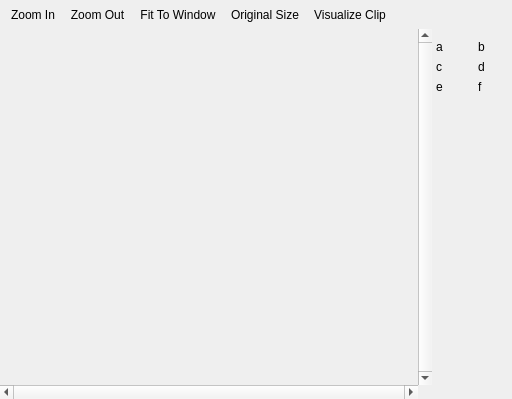
<?xml version = "1.0" encoding = "UTF-8"?>
<ui version = "4.0">
 <class>DrawTargetView</class>
 <widget class = "QWidget" name = "DrawTargetView">
  <property name = "geometry">
   <rect>
    <x>0</x>
    <y>0</y>
    <width>512</width>
    <height>399</height>
   </rect>
  </property>
  <property name = "windowTitle">
   <string>Form</string>
  </property>
  <layout class = "QGridLayout" name = "gridLayout">
   <property name = "sizeConstraint">
    <enum>QLayout::SetDefaultConstraint</enum>
   </property>
   <property name = "margin">
    <number>0</number>
   </property>
   <property name = "spacing">
    <number>0</number>
   </property>
   <item row = "0" column = "0" colspan = "2">
    <widget class = "QToolBar" name = "toolBar">
     <property name = "minimumSize">
      <size>
       <width>0</width>
       <height>0</height>
      </size>
     </property>
     <property name = "windowTitle">
      <string>toolBar</string>
     </property>
     <addaction name = "actionZoom_In"/>
     <addaction name = "actionZoom_Out"/>
     <addaction name = "actionFit_To_Window"/>
     <addaction name = "actionOriginal_Size"/>
     <addaction name = "actionVisualize_Clip"/>
    </widget>
   </item>
   <item row = "1" column = "0">
    <widget class = "DrawTargetWidget" name = "dtWidget" native = "true"/>
   </item>
   <item row = "2" column = "0">
    <widget class = "QScrollBar" name = "horizontalScrollBar">
     <property name = "maximum">
      <number>0</number>
     </property>
     <property name = "orientation">
      <enum>Qt::Horizontal</enum>
     </property>
    </widget>
   </item>
   <item row = "1" column = "1">
    <widget class = "QScrollBar" name = "verticalScrollBar">
     <property name = "maximum">
      <number>0</number>
     </property>
     <property name = "pageStep">
      <number>0</number>
     </property>
     <property name = "value">
      <number>0</number>
     </property>
     <property name = "orientation">
      <enum>Qt::Vertical</enum>
     </property>
    </widget>
   </item>
   <item row = "1" column = "2">
    <widget class = "QWidget" name = "widget" native = "true">
     <property name = "maximumSize">
      <size>
       <width>80</width>
       <height>16777215</height>
      </size>
     </property>
     <widget class = "QLabel" name = "l11">
      <property name = "geometry">
       <rect>
        <x>4</x>
        <y>10</y>
        <width>32</width>
        <height>16</height>
       </rect>
      </property>
      <property name = "text">
       <string>a</string>
      </property>
     </widget>
     <widget class = "QLabel" name = "l12">
      <property name = "geometry">
       <rect>
        <x>46</x>
        <y>10</y>
        <width>32</width>
        <height>16</height>
       </rect>
      </property>
      <property name = "text">
       <string>b</string>
      </property>
     </widget>
     <widget class = "QLabel" name = "l21">
      <property name = "geometry">
       <rect>
        <x>4</x>
        <y>30</y>
        <width>32</width>
        <height>16</height>
       </rect>
      </property>
      <property name = "text">
       <string>c</string>
      </property>
     </widget>
     <widget class = "QLabel" name = "l22">
      <property name = "geometry">
       <rect>
        <x>46</x>
        <y>30</y>
        <width>32</width>
        <height>16</height>
       </rect>
      </property>
      <property name = "text">
       <string>d</string>
      </property>
     </widget>
     <widget class = "QLabel" name = "l31">
      <property name = "geometry">
       <rect>
        <x>4</x>
        <y>50</y>
        <width>32</width>
        <height>16</height>
       </rect>
      </property>
      <property name = "text">
       <string>e</string>
      </property>
     </widget>
     <widget class = "QLabel" name = "l32">
      <property name = "geometry">
       <rect>
        <x>46</x>
        <y>50</y>
        <width>32</width>
        <height>16</height>
       </rect>
      </property>
      <property name = "text">
       <string>f</string>
      </property>
     </widget>
    </widget>
   </item>
  </layout>
  <action name = "actionFit_To_Window">
   <property name = "icon">
    <iconset resource = "resources.qrc">
     <normaloff>:/icons/icons/zoom_best_fit.ico</normaloff>:/icons/icons/zoom_best_fit.ico</iconset>
   </property>
   <property name = "text">
    <string>Fit To Window</string>
   </property>
   <property name = "toolTip">
    <string>Resize this DrawTarget to fit in the window</string>
   </property>
  </action>
  <action name = "actionZoom_In">
   <property name = "icon">
    <iconset resource = "resources.qrc">
     <normaloff>:/icons/icons/zoom_in.ico</normaloff>:/icons/icons/zoom_in.ico</iconset>
   </property>
   <property name = "text">
    <string>Zoom In</string>
   </property>
   <property name = "toolTip">
    <string>Zoom In</string>
   </property>
  </action>
  <action name = "actionZoom_Out">
   <property name = "icon">
    <iconset resource = "resources.qrc">
     <normaloff>:/icons/icons/zoom_out.ico</normaloff>:/icons/icons/zoom_out.ico</iconset>
   </property>
   <property name = "text">
    <string>Zoom Out</string>
   </property>
   <property name = "toolTip">
    <string>Zoom Out</string>
   </property>
  </action>
  <action name = "actionOriginal_Size">
   <property name = "icon">
    <iconset resource = "resources.qrc">
     <normaloff>:/icons/icons/zoom_original.ico</normaloff>:/icons/icons/zoom_original.ico</iconset>
   </property>
   <property name = "text">
    <string>Original Size</string>
   </property>
   <property name = "toolTip">
    <string>Original Size</string>
   </property>
  </action>
  <action name = "actionVisualize_Clip">
   <property name = "checkable">
    <bool>true</bool>
   </property>
   <property name = "icon">
    <iconset resource = "resources.qrc">
     <normaloff>:/icons/icons/vis_clip.ico</normaloff>:/icons/icons/vis_clip.ico</iconset>
   </property>
   <property name = "text">
    <string>Visualize Clip</string>
   </property>
   <property name = "toolTip">
    <string>Visualize currently clipped area</string>
   </property>
  </action>
 </widget>
 <customwidgets>
  <customwidget>
   <class>DrawTargetWidget</class>
   <extends>QWidget</extends>
   <header>drawtargetwidget.h</header>
   <container>1</container>
  </customwidget>
 </customwidgets>
 <resources>
  <include location = "resources.qrc"/>
 </resources>
 <connections>
  <connection>
   <sender>verticalScrollBar</sender>
   <signal>valueChanged(int)</signal>
   <receiver>DrawTargetView</receiver>
   <slot>UpdateView()</slot>
   <hints>
    <hint type = "sourcelabel">
     <x>503</x>
     <y>202</y>
    </hint>
    <hint type = "destinationlabel">
     <x>255</x>
     <y>199</y>
    </hint>
   </hints>
  </connection>
  <connection>
   <sender>horizontalScrollBar</sender>
   <signal>valueChanged(int)</signal>
   <receiver>DrawTargetView</receiver>
   <slot>UpdateView()</slot>
   <hints>
    <hint type = "sourcelabel">
     <x>247</x>
     <y>390</y>
    </hint>
    <hint type = "destinationlabel">
     <x>255</x>
     <y>199</y>
    </hint>
   </hints>
  </connection>
 </connections>
 <slots>
  <slot>UpdateView()</slot>
  <slot>on_actionFit_To_Window_triggered()</slot>
 </slots>
</ui>
